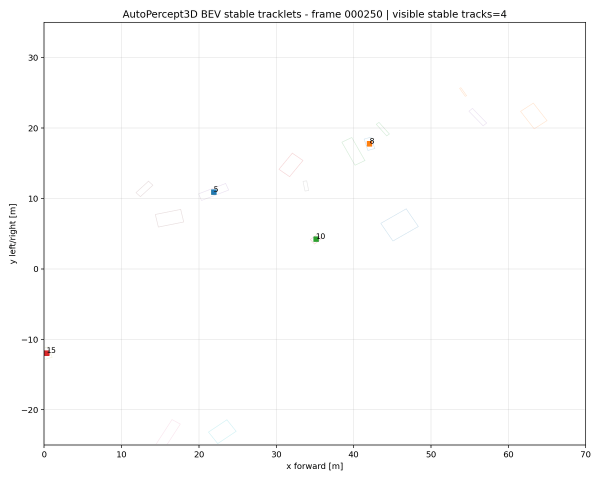
#> input picture tracklet_demo_export_250_269/tracklet_replay.gif, 1200 x 960 px (shown at 1/2 size)
$ python export_tracklet_gif.py --frames-dir ../tracklet_demo_export_250_269 --pattern ../tracklet_demo_export_250_269/tracklet_replay.gif
#> lines starting #> are read from the running program, lines starting #| are printed output that depends on the picture
#> in export_gif_from_images, image is the input picture: PIL image 1200x960 P; mean R, G, B 252.1, 252.1, 252.1
### src/autopercept3d/visualization/sequence_export.py
from __future__ import annotations

from pathlib import Path
import re

from PIL import Image, ImageDraw, ImageFont


FRAME_ID_PATTERN = re.compile(r"(\d{6})")


def discover_frame_images(frames_dir: Path, pattern: str = "*.png") -> list[Path]:
    """
    Return frame images sorted by the 6-digit KITTI frame ID in the filename.
    """
    frames_dir = Path(frames_dir)

    if not frames_dir.exists():
        raise FileNotFoundError(f"Frames directory does not exist: {frames_dir}")

    images = sorted(frames_dir.glob(pattern))

    if not images:
        raise FileNotFoundError(f"No frame images matching '{pattern}' found in {frames_dir}")

    def sort_key(path: Path):
        match = FRAME_ID_PATTERN.search(path.stem)
        if match:
            return int(match.group(1))
        return path.name

    return sorted(images, key=sort_key)


def resize_keep_aspect(image: Image.Image, max_width: int | None = None) -> Image.Image:
    """
    Resize an image to max_width while keeping aspect ratio.
    """
#> called with max_width = 1200
    if max_width is None or max_width <= 0:
        return image.copy()

    width, height = image.size
#> width = 1200; height = 960

    if width <= max_width:
        return image.copy()

    scale = max_width / float(width)
    new_size = (int(width * scale), int(height * scale))
    return image.resize(new_size, Image.Resampling.LANCZOS)


def normalize_frame_sizes(frames: list[Image.Image]) -> list[Image.Image]:
    """
    GIF frames must have consistent sizes. Pad smaller frames onto a white canvas.
    """
    if not frames:
        return []

    max_width = max(frame.size[0] for frame in frames)
#> max_width = 1200
    max_height = max(frame.size[1] for frame in frames)
#> max_height = 960

    normalized: list[Image.Image] = []

    for frame in frames:
        if frame.mode != "RGB":
            frame = frame.convert("RGB")

        canvas = Image.new("RGB", (max_width, max_height), "white")
        offset_x = (max_width - frame.size[0]) // 2
        offset_y = (max_height - frame.size[1]) // 2
        canvas.paste(frame, (offset_x, offset_y))
        normalized.append(canvas)
#> this loop made 1 pass
#> (offset_x, offset_y) on pass 1: (0, 0)
#> after the loop, normalized = 1 item

    return normalized


def export_gif_from_images(
    image_paths: list[Path],
    output_gif: Path,
    duration_ms: int = 450,
    max_width: int | None = 1200,
    loop: int = 0,
) -> Path:
    """
    Export an animated GIF from ordered image paths.
    """
    if not image_paths:
        raise ValueError("No image paths were provided.")

    output_gif = Path(output_gif)
    output_gif.parent.mkdir(parents=True, exist_ok=True)

    frames: list[Image.Image] = []

    for image_path in image_paths:
        with Image.open(image_path) as image:
            frame = image.convert("RGB")
            frame = resize_keep_aspect(frame, max_width=max_width)
            frames.append(frame)

    frames = normalize_frame_sizes(frames)
#> frames = 1 item

    first, rest = frames[0], frames[1:]
#> rest = []

    first.save(
        output_gif,
        save_all=True,
        append_images=rest,
        duration=duration_ms,
        loop=loop,
        optimize=True,
    )

    return output_gif


def make_contact_sheet(
    image_paths: list[Path],
    output_path: Path,
    columns: int = 4,
    thumb_width: int = 420,
    padding: int = 20,
    label_height: int = 34,
) -> Path:
    """
    Create a contact sheet for quick visual review of replay frames.
    """
#> called with columns = 4, thumb_width = 420, padding = 20, label_height = 34
    if not image_paths:
        raise ValueError("No image paths were provided.")

    output_path = Path(output_path)
    output_path.parent.mkdir(parents=True, exist_ok=True)

    thumbnails: list[tuple[Image.Image, str]] = []

    for image_path in image_paths:
        with Image.open(image_path) as image:
            image = image.convert("RGB")
            image = resize_keep_aspect(image, max_width=thumb_width)
#> call 2 of resize_keep_aspect, with max_width = 420
#> in resize_keep_aspect (call 2), `return image.resize(new_size, Image.Resampling.LANCZOS)`:
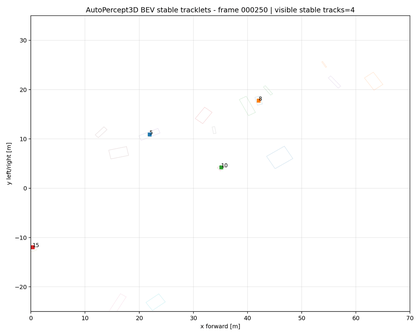
#> returned value: PIL image 420x336 RGB; mean R, G, B 251.9, 251.8, 251.8

            match = FRAME_ID_PATTERN.search(image_path.stem)
            label = match.group(1) if match else image_path.stem
            thumbnails.append((image, label))

    columns = max(1, int(columns))
    rows = (len(thumbnails) + columns - 1) // columns
#> rows = 1

    cell_width = thumb_width + padding * 2
    thumb_height = max(image.size[1] for image, _ in thumbnails)
#> thumb_height = 336
    cell_height = thumb_height + label_height + padding * 2
#> cell_height = 410

    sheet_width = columns * cell_width
    sheet_height = rows * cell_height
#> sheet_height = 410

    sheet = Image.new("RGB", (sheet_width, sheet_height), "white")
#> sheet: PIL image 1840x410 RGB; every value is 255
    draw = ImageDraw.Draw(sheet)

    for idx, (thumb, label) in enumerate(thumbnails):
        row = idx // columns
        col = idx % columns

        x0 = col * cell_width + padding
        y0 = row * cell_height + padding

        sheet.paste(thumb, (x0, y0))

        text_x = x0
        text_y = y0 + thumb_height + 8
        draw.text((text_x, text_y), f"frame {label}", fill="black")
#> this loop made 1 pass
#> (label, row, col, x0, y0, text_x, text_y) on pass 1: ('tracklet_replay', 0, 0, 20, 20, 20, 364)
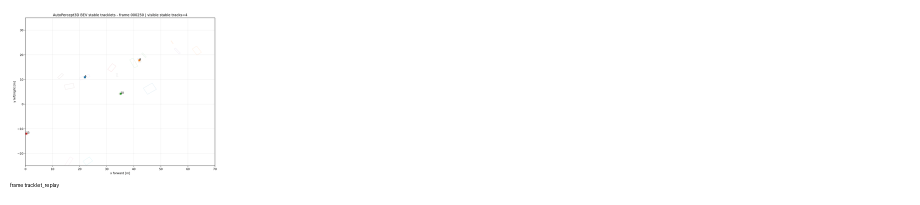
#> sheet: PIL image 1840x410 RGB (shown at 1/2 size); mean R, G, B 254.3, 254.3, 254.3

    sheet.save(output_path)
    return output_path

### scripts/export_tracklet_gif.py
from __future__ import annotations

import argparse
import json
from pathlib import Path

from autopercept3d.visualization.sequence_export import (
    discover_frame_images,
    export_gif_from_images,
    make_contact_sheet,
)


def write_json(path: Path, payload: dict) -> None:
    path.parent.mkdir(parents=True, exist_ok=True)
    with path.open("w", encoding="utf-8") as file:
        json.dump(payload, file, indent=2)


def main() -> None:
    parser = argparse.ArgumentParser(
        description="Export an animated GIF and contact sheet from AutoPercept3D tracklet replay frames."
    )

    parser.add_argument(
        "--frames-dir",
        type=str,
        required=True,
        help="Directory containing rendered replay frame images.",
    )
    parser.add_argument(
        "--output-dir",
        type=str,
        default="tracklet_demo_export",
        help="Output directory for GIF/contact sheet.",
    )
    parser.add_argument(
        "--pattern",
        type=str,
        default="*.png",
        help="Image filename pattern inside frames-dir.",
    )
    parser.add_argument(
        "--duration-ms",
        type=int,
        default=450,
        help="Duration per GIF frame in milliseconds.",
    )
    parser.add_argument(
        "--max-width",
        type=int,
        default=1200,
        help="Maximum GIF width. Use 0 to keep original width.",
    )
    parser.add_argument(
        "--contact-sheet-columns",
        type=int,
        default=4,
        help="Number of columns in the contact sheet.",
    )

    args = parser.parse_args()

    frames_dir = Path(args.frames_dir)
    output_dir = Path(args.output_dir)
    output_dir.mkdir(parents=True, exist_ok=True)

    max_width = args.max_width if args.max_width > 0 else None

    print("=" * 60)
    print("AutoPercept3D tracklet GIF export")
    print("=" * 60)
    print(f"Frames directory:     {frames_dir}")
    print(f"Output directory:     {output_dir}")
    print(f"Pattern:              {args.pattern}")
    print(f"Duration per frame:   {args.duration_ms} ms")
    print(f"Max GIF width:        {max_width if max_width else 'original'}")
    print()

    image_paths = discover_frame_images(frames_dir, pattern=args.pattern)

    output_gif = output_dir / "tracklet_replay.gif"
    contact_sheet = output_dir / "tracklet_replay_contact_sheet.png"
    summary_json = output_dir / "tracklet_demo_export_summary.json"

    export_gif_from_images(
        image_paths=image_paths,
        output_gif=output_gif,
        duration_ms=args.duration_ms,
        max_width=max_width,
    )

    make_contact_sheet(
        image_paths=image_paths,
        output_path=contact_sheet,
        columns=args.contact_sheet_columns,
    )

    summary = {
        "frames_dir": str(frames_dir),
        "num_frames": len(image_paths),
        "first_frame_image": str(image_paths[0]),
        "last_frame_image": str(image_paths[-1]),
        "duration_ms": args.duration_ms,
        "max_width": max_width,
        "output_gif": str(output_gif),
        "contact_sheet": str(contact_sheet),
    }

    write_json(summary_json, summary)

    print("=" * 60)
    print("GIF export summary")
    print("=" * 60)
    print(f"Frames used:          {len(image_paths)}")
    print(f"First frame:          {image_paths[0].name}")
    print(f"Last frame:           {image_paths[-1].name}")
    print()
    print("Saved outputs:")
    print(f"  GIF:                {output_gif}")
    print(f"  Contact sheet:      {contact_sheet}")
    print(f"  Summary JSON:       {summary_json}")


if __name__ == "__main__":
    main()
